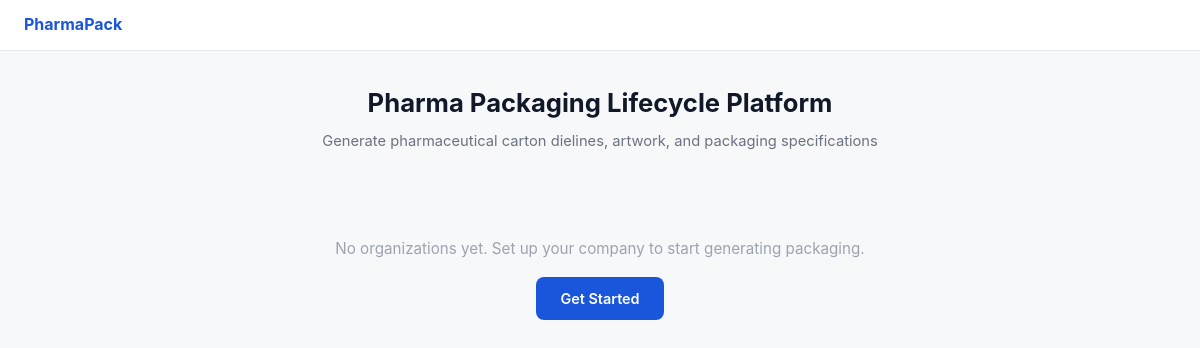
Before: / with the older database file.
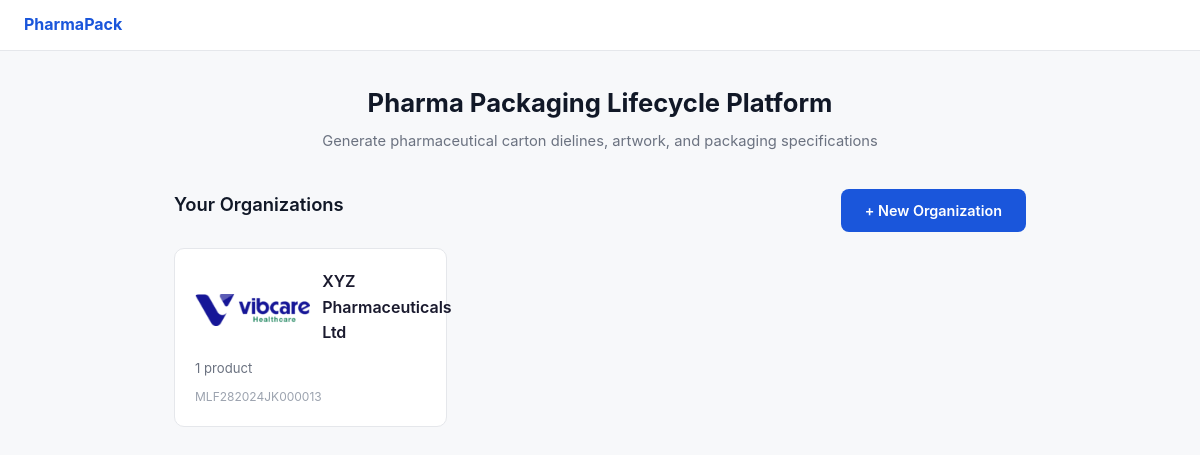
After: the same page with the newer database file.
### src/web/database.py (models this page shows, shortened)
class Organization(Base):
    __tablename__ = "organizations"
    id = Column(String(32), primary_key=True, default=new_uuid)
    name = Column(String(255), nullable=False)
    address = Column(Text, default="")
    license_no = Column(String(100), default="")
    logo_path = Column(String(500), nullable=True)
    brand_color_hex = Column(String(7), default="#1a56db")
    is_manufacturer = Column(Boolean, default=True)
    manufacturer_name = Column(String(255), nullable=True)
    manufacturer_address = Column(Text, nullable=True)
    manufacturer_license_no = Column(String(100), nullable=True)
    created_at = Column(DateTime, default=datetime.utcnow)
    products = relationship("Product", back_populates="organization", cascade="all, delete-orphan")

### src/web/app.py (the view)
@app.get("/", response_class=HTMLResponse)
async def landing(request: Request):
    db = get_db()
    try:
        orgs = db.query(Organization).order_by(Organization.created_at.desc()).all()
        return templates.TemplateResponse("landing.html", {
            "request": request, "organizations": orgs,
        })
    finally:
        db.close()

### src/web/templates/landing.html (shortened to what this page needs)
{% extends "base.html" %}
{% block content %}
<div style="text-align:center; margin-bottom:36px;">
    <h1>Pharma Packaging Lifecycle Platform</h1>
    <p class="subtitle">Generate pharmaceutical carton dielines, artwork, and packaging specifications</p>
</div>
{% if organizations|length > 0 %}
<div class="section-header">
    <h2>Your Organizations</h2>
    <a href="/onboard" class="btn btn-primary">+ New Organization</a>
</div>
<div class="cards">
    {% for org in organizations %}
    <a href="/org/{{ org.id }}" style="text-decoration:none; color:inherit;">
        <div class="card">
            <div style="display:flex; align-items:center; gap:12px; margin-bottom:8px;">
                {% if org.logo_path %}
                <img src="/logo/{{ org.id }}" style="height:32px; width:auto; border-radius:4px;">
                {% else %}
                <div style="width:32px; height:32px; border-radius:4px; background:{{ org.brand_color_hex }}; display:flex; align-items:center; justify-content:center; color:#fff; font-weight:700; font-size:14px;">{{ org.name[0] }}</div>
                {% endif %}
                <h3>{{ org.name }}</h3>
            </div>
            <p>{{ org.products|length }} product{{ 's' if org.products|length != 1 else '' }}</p>
            <p class="meta">{{ org.license_no }}</p>
        </div>
    </a>
    {% endfor %}
</div>
{% else %}
<div class="empty-state">
    <p>No organizations yet. Set up your company to start generating packaging.</p>
    <a href="/onboard" class="btn btn-primary">Get Started</a>
</div>
{% endif %}
{% endblock %}

### src/web/templates/base.html (shortened to what this page needs)
<!DOCTYPE html>
<html lang="en">
<head>
</head>
<body>
    <nav>
        <a href="/" class="brand">PharmaPack</a>
    </nav>
    <div class="container">
        {% block content %}{% endblock %}
    </div>
</body>
</html>

Changed rows visible on the page:
added Organization: id (picture), name "XYZ Pharmaceuticals Ltd", products|length "1", license_no "MLF282024JK000013"
Other visible differences:
text no longer shown: "No organizations yet. Set up your company to start generating packaging. Get Started"
text now shown: "Your Organizations + New Organization"
